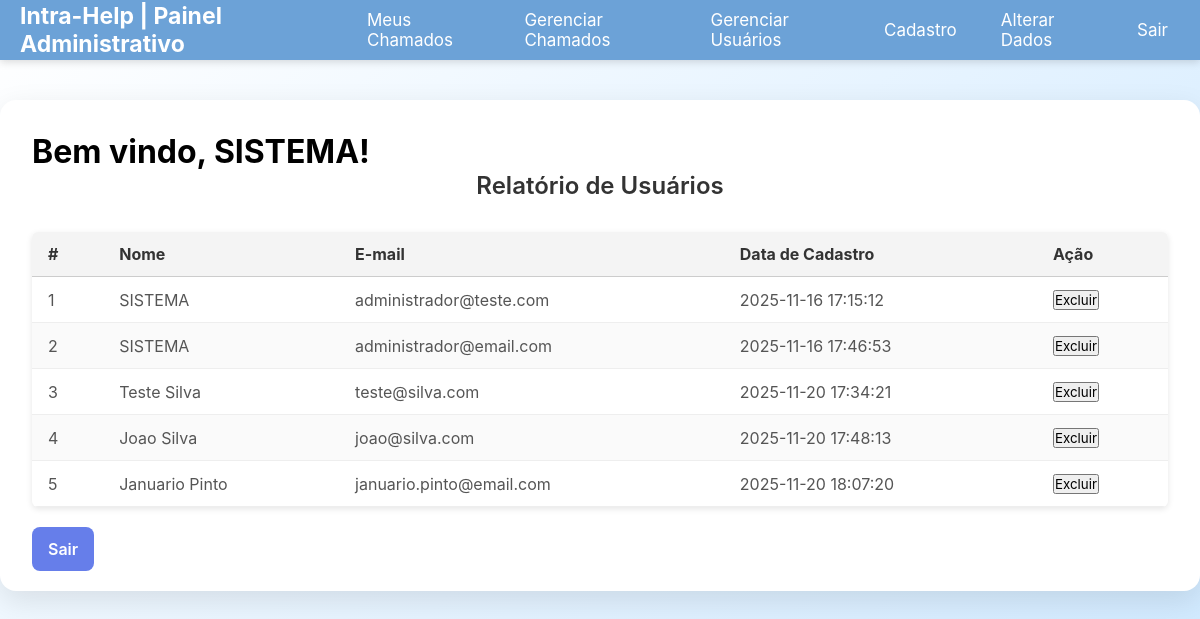
Before: /views/relatorio.php (signed in) with the older database file.
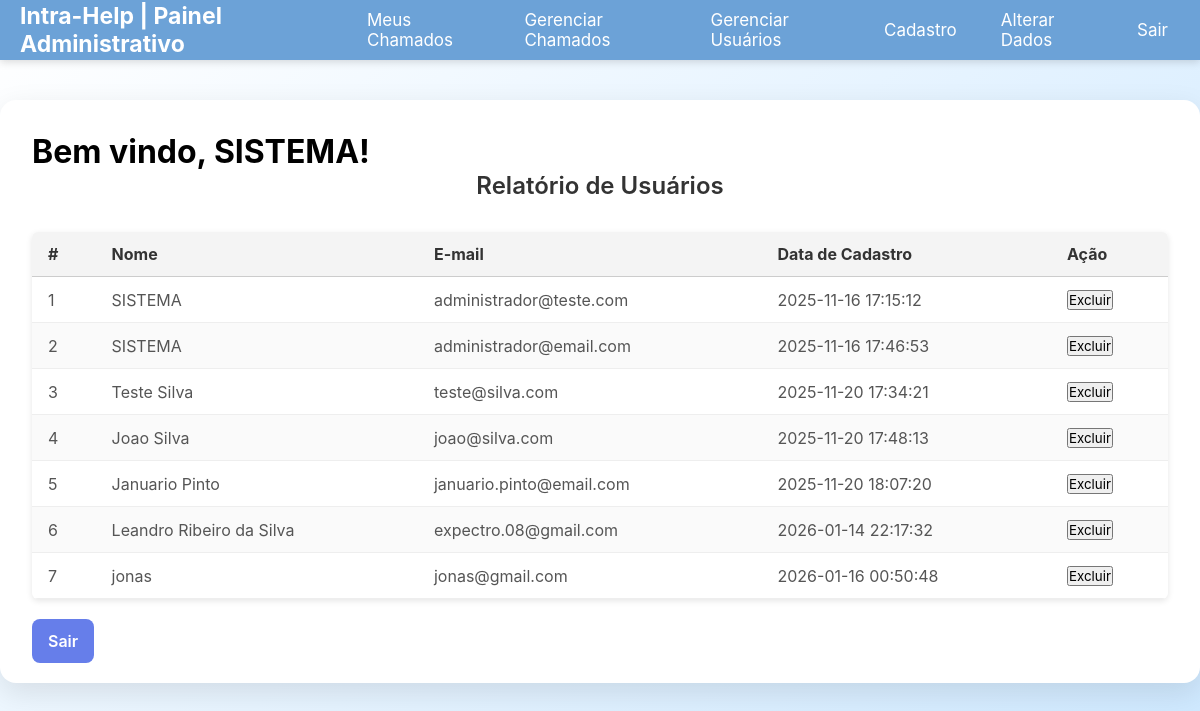
After: the same page with the newer database file.
### tables this page shows
CREATE TABLE "usuarios" (
	"usuario_id"	INTEGER NOT NULL,
	"nome"	TEXT NOT NULL,
	"senha"	TEXT NOT NULL,
	"email"	TEXT NOT NULL,
	"categoria"	TEXT DEFAULT Cliente,
	"data_cadastro"	INTEGER DEFAULT current_timestamp,
	UNIQUE("email"),
	PRIMARY KEY("usuario_id")
);

### models/usuarios.php (called while the page is built, shortened)
<?php
function todosUsuarios(){
    $pdo = conectarDB();
    $sql = 'SELECT * from usuarios';
    $stmt = $pdo -> query($sql);
    $usuarios = $stmt->fetchAll(\PDO::FETCH_ASSOC);
    return $usuarios;
}

### views/relatorio.php (the view, shortened to what this page needs)
<?php
require_once dirname(__DIR__) . '/models/usuarios.php';
$usuario = $_SESSION["usuario"];
$usuarios = todosUsuarios();
?>
<!DOCTYPE html>
<html lang="pt-br">
<head>
    <link rel="stylesheet" href="../theme.css">
    <link rel="stylesheet" href="../style.css" />
</head>
<body>
<?php
include 'menu.php';
?>
        <div class="main-content">
        <div class="container">
            <h1>Bem vindo, <?= htmlspecialchars($usuario['nome']) ?>!</h1>
            <h2>Relatório de Usuários</h2>
            <table class="data-table">
                <thead>
                    <tr>
                        <th>#</th>
                        <th>Nome</th>
                        <th>E-mail</th>
                        <th>Data de Cadastro</th>
                        <th>Ação</th>
                    </tr>
                </thead>
                <tbody>
                    <?php foreach ($usuarios as $i => $u): ?>
                        <tr>
                            <td><?= $i + 1 ?></td>
                            <td><?= htmlspecialchars($u['nome']) ?></td>
                            <td><?= htmlspecialchars($u['email']) ?></td>
                            <td><?= htmlspecialchars($u['data_cadastro']) ?></td>
                            <td>
                                <form method="post" action="relatorio.php" onsubmit="return confirm('Tem certeza que deseja excluir este usuário?');">
                                    <button type="submit">Excluir</button>
                                </form>
                            </td>
                        </tr>
                    <?php endforeach; ?>
                </tbody>
            </table>
        <a href="../controllers/backend.php?acao=sair" class="btn">Sair</a>
        </div>
    </div>
</body>
</html>

### views/menu.php (shortened to what this page needs)
<?php
$funcao = null;
if(eUsuarioLogado()){
    $funcao = $_SESSION['usuario']['categoria'];
}
?>
<!DOCTYPE html>
<html lang="pt-br">
<head>
    <link rel="stylesheet" href="/menu.css">
</head>
<body>
<nav>
    <?php if ($funcao == "Funcionario"): ?>
        <h3>Intra-Help | Painel Administrativo</h3>
        <div class="nav-links">
            <a href="painelUsuario.php" class="active">Meus Chamados</a>
            <a href="painelTecnico.php" class="active">Gerenciar Chamados</a>
            <a href="relatorio.php">Gerenciar Usuários</a>
            <a href="cadastro.php">Cadastro</a>
            <a href="alterarUsuario.php">Alterar Dados</a>
            <a href="../controllers/backend.php?acao=sair">Sair</a>
        </div>
    <?php endif; ?>
</nav>
</body>
</html>

### theme.css (style rules this page uses)
:root { --primary: #667eea; --primary-hover: #5a67d8; --text-main: #111; --text-muted: #666; --text-soft: #555; --thead: #f4f4f4; --bg-page: #f5f6fa; --bg-card: #ffffff; --bg-soft: #f5f7fa; --bg-soft-2: #f9fbff; --border: #d1d5db; --border-soft: #e1e7f0; --blue: #007bff; --gray: #6c757d; --yellow: #ffc107; --green: #28a745; --red: #dc3545; --orange: orange; --success-bg: #e6fffa; --error-bg: #fed7d7; --link:#9dafff; --shadow-focus: rgba(102, 126, 234, 0.2); }

### style.css (style rules this page uses)
* { box-sizing: border-box; margin: 0; padding: 0; font-family: 'Inter', sans-serif; }
body { background: linear-gradient(135deg, #fff, #cbe7ff); min-height: 100svh; }
.main-content { display: flex; justify-content: center; align-items: center; margin-top: 80px; padding: 20px; }
.container { background: #fff; padding: 2rem; border-radius: 1rem; box-shadow: 0 10px 30px rgba(0, 0, 0, 0.1); min-width: 450px; }
.container:has(table) { min-width: 1200px; }
h2 { text-align: center; margin-bottom: 1.5rem; font-weight: 600; color: #333; }
.btn { width: 100%; padding: 0.75rem 1rem; background-color: #667eea; color: white; border: none; border-radius: 0.5rem; font-size: 1rem; font-weight: 600; cursor: pointer; transition: background 0.3s ease; }
a { color: var(--link); text-decoration: none; margin: auto; }
.data-table { width: 100%; min-width: 1000px; margin: 2rem auto; border-collapse: collapse; font-family: Arial, sans-serif; font-size: 16px; background-color: #fff; box-shadow: 0 2px 6px rgba(0, 0, 0, 0.1); border-radius: 6px; overflow: hidden; }
.data-table thead { background-color: var(--thead); }
.data-table thead th { text-align: left; padding: 12px 16px; border-bottom: 1px solid #ccc; color: #333; font-weight: bold; }
.data-table tbody td { padding: 12px 16px; border-bottom: 1px solid #eee; color: #555; }
.data-table tbody tr:nth-child(even) { background-color: #fafafa; }

### menu.css (style rules this page uses)
nav { background-color: #6ca2d7; box-shadow: 0 2px 8px rgba(0, 0, 0, 0.15); position: fixed; top: 0; left: 0; width: 100%; display: flex; justify-content: flex-end; align-items: center; padding: 0 20px; height: 60px; }
.nav-links { display: flex; gap: 20px; }
nav a { color: #fff; font-size: 17px; text-decoration: none; transition: 0.3s; padding: 8px 12px; border-radius: 4px; }
nav h3 { margin-right: auto; color: #fff; font-size: 23px; }

Changed rows visible on the page:
added usuarios: nome "Leandro Ribeiro da Silva", email "expectro.08@gmail.com", data_cadastro "2026-01-14 22:17:32"
added usuarios: nome "jonas", email "jonas@gmail.com", data_cadastro "2026-01-16 00:50:48"
